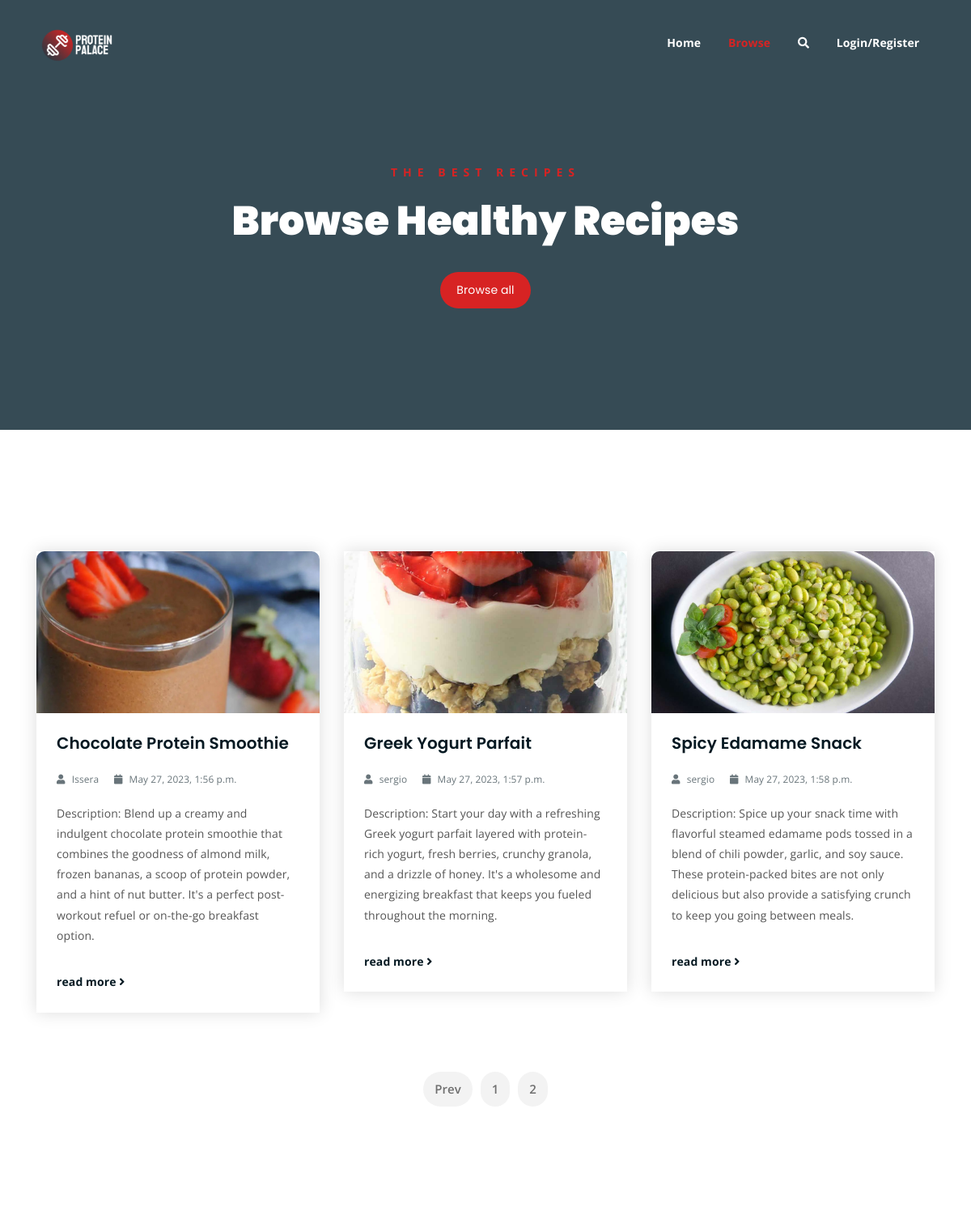
Before: /browse/?num=3 (upper part) with the older database file.
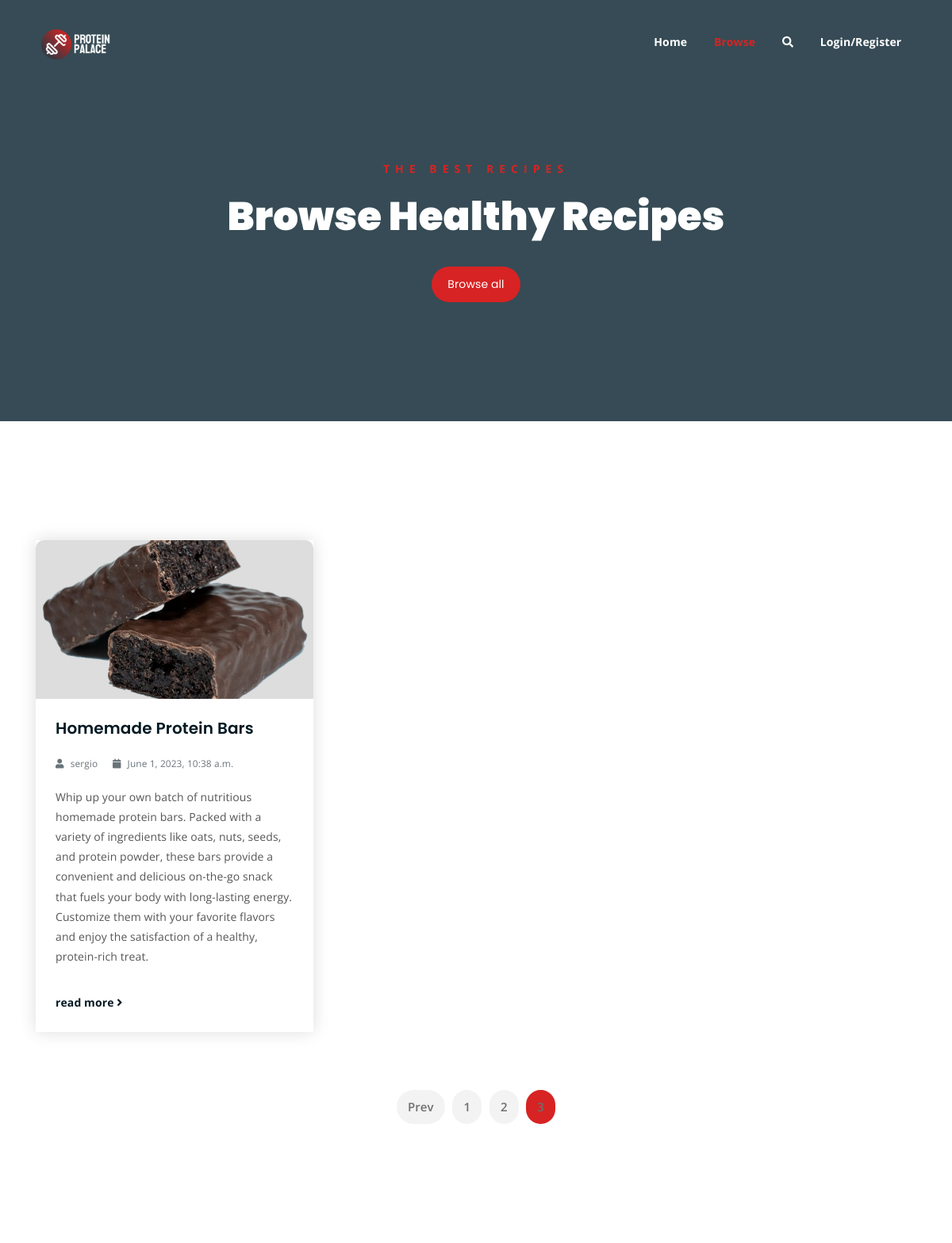
After: the same page with the newer database file.
### ProteinPalaceApp/models.py (models this page shows, shortened)
class Recipe(models.Model):
    user = models.ForeignKey(User, on_delete=models.SET_NULL, null=True)
    name = models.CharField(max_length=255)
    image = models.ImageField(upload_to=recipe_image_filename)
    description = models.TextField()
    category = models.ForeignKey('Category', on_delete=models.CASCADE)
    comments = models.ManyToManyField('Comment', blank=True)
    createdAt = models.DateTimeField(auto_now_add=True)
    updatedAt = models.DateTimeField(auto_now=True)

### ProteinPalaceApp/views.py (the view)
# urls.py: path('browse/', views.browse, name = 'browse'),
def browse(request):
    num = int(request.GET.get('num', 1))  # 1 is the default value
    max_recipes_per_page = 3  # Set the maximum number of recipes to display per page
    recipes = Recipe.objects.all()
    paginator = Paginator(recipes, max_recipes_per_page)
    page = paginator.get_page(num)
    page_range = paginator.page_range
    max_pages = paginator.num_pages
    myDict = {
        "title": "Browse",
        "current_page": "browse",  # Set current_page to 'browse'
        "num": num,
        "recipes": page,
        "max_recipes_per_page": max_recipes_per_page,
        "page_range": page_range,
        "max_pages": max_pages,
    }
    return render(request, 'browse.html', context=myDict)

### templates/browse.html (shortened to what this page needs)
{% extends "index.html" %}
{% block content %}
<div class="breadcrumb-section breadcrumb-bg">
    <div class="container">
        <div class="row">
            <div class="col-lg-8 offset-lg-2 text-center">
                <div class="breadcrumb-text">
                    {% block breadcrumb-text %}
                    <p>The best recipes</p>
                    <h1>Browse Healthy Recipes</h1>
                    {% endblock %}
                </div>
                <div class="hero-btns">
                    {% block hero-btns %}
                    <a href="{% url 'browse' %}" class="boxed-btn">Browse all</a>
                    {% endblock %}
                </div>
            </div>
        </div>
    </div>
</div>
{% block data %}
<div class="latest-news mt-150 mb-150">
    <div class="container">
        {% block recipes %}
        <div class="row">
            {% for recipe in recipes %}
            <div class="col-lg-4 col-md-6">
                <div class="single-latest-news">
                    <a href="{% if recipe.pk %} {% url 'recipe-detail' recipe.pk %}{% endif %}">
                        <div class="latest-news-bg" style="background-image: url('{{ recipe.image.url }}');"></div>
                    </a>
                    <div class="news-text-box">
                        <h3><a href="{% if recipe.pk %} {% url 'recipe-detail' recipe.pk %}{% endif %}" >{{ recipe.name }}</a></h3>
                        <p class="blog-meta">
                            <span class="author"><i class="fas fa-user"></i> {{ recipe.user.username }}</span>
                            <span class="date"><i class="fas fa-calendar"></i> {{ recipe.createdAt }}</span>
                        </p>
                        <p class="excerpt">{{ recipe.description }}</p>
                        <a href="{% if recipe.pk %} {% url 'recipe-detail' recipe.pk %}{% endif %}"  class="read-more-btn">read more <i class="fas fa-angle-right"></i></a>
                    </div>
                </div>
            </div>
            {% endfor %}
        </div>
        {% endblock %}
        <div class="row">
            <div class="container">
                <div class="row">
                    <div class="col-lg-12 text-center">
                        <div class="pagination-wrap">
                            <ul>
                                {% if num > 1 %}
                                    <li><a href="?num={{ num|add:'-1' }}">Prev</a></li>
                                {% endif %}
                                {% for page_num in page_range %}
                                    {% if page_num == num %}
                                        <li><a class="active" href="?num={{ page_num }}">{{ page_num }}</a></li>
                                    {% else %}
                                        <li><a href="?num={{ page_num }}">{{ page_num }}</a></li>
                                    {% endif %}
                                {% endfor %}
                            </ul>
                        </div>
                    </div>
                </div>
            </div>
        </div>
    </div>
</div>
{% endblock %}
{% endblock %}

Changed rows visible on the page:
no longer on this page (row unchanged): Recipe: image (picture), name "Chocolate Protein Smoothie", user.username "Issera", createdAt "May 27, 2023, 1:56 p.m.", description "Description: Blend up a creamy and indulgent chocolate protein smoothie that combines the goodness of almond milk, frozen bananas, a scoop of protein powder, and a hint of nut butter. It's a perfect post-workout refuel or on-the-go breakfast option."
no longer on this page (row unchanged): Recipe: image (picture), name "Greek Yogurt Parfait", user.username "sergio", createdAt "May 27, 2023, 1:57 p.m.", description "Description: Start your day with a refreshing Greek yogurt parfait layered with protein-rich yogurt, fresh berries, crunchy granola, and a drizzle of honey. It's a wholesome and energizing breakfast that keeps you fueled throughout the morning."
no longer on this page (row unchanged): Recipe: image (picture), name "Spicy Edamame Snack", user.username "sergio", createdAt "May 27, 2023, 1:58 p.m.", description "Description: Spice up your snack time with flavorful steamed edamame pods tossed in a blend of chili powder, garlic, and soy sauce. These protein-packed bites are not only delicious but also provide a satisfying crunch to keep you going between meals."
added Recipe: image (picture), name "Homemade Protein Bars", user.username "sergio", createdAt "June 1, 2023, 10:38 a.m.", description "Whip up your own batch of nutritious homemade protein bars. Packed with a variety of ingredients like oats, nuts, seeds, and protein powder, these bars provide a convenient and delicious on-the-go snack that fuels your body with long-lasting energy. Customize them with your favorite flavors and enjoy the satisfaction of a healthy, protein-rich treat."
Other visible differences:
new list line: "3"
